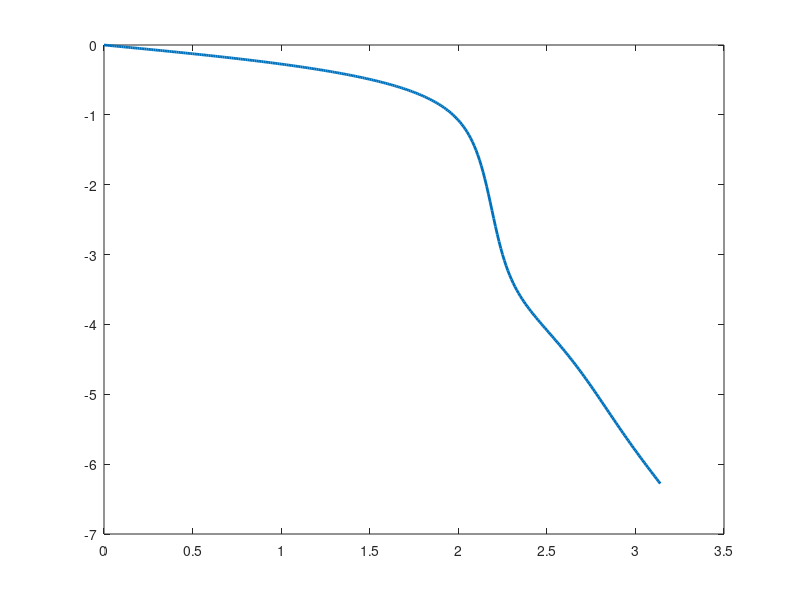

The MATLAB source for this figure:
pkg load signal;
num = [0.008 -0.033 0.05 -0.033 0.008];
den = [1 2.37 2.7 1.6 0.4];
w = [0:0.01:3.14];
H = freqz(num, den, w);
set(groot,'defaultLineLineWidth',2.0)
plot(w,unwrap(angle(H)));
pause;
